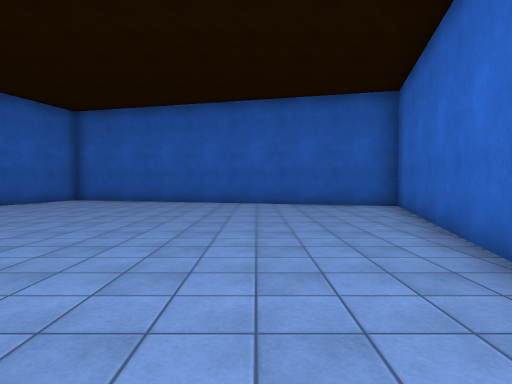
View 1 (above)

12 first-person views from a walk through a scene from a Unity 3-D project. The camera is 1.4 m above the floor, tilts 2° down and sees 75° across. The floor is counted in squares, 2 m on a side. Each view is taken from the middle of a square. On the plan, view 1 faces up. The plan holds only what a view shows up to about 10 squares ahead; the rest is blank. The place goes on beyond the plan. The terrain is drawn as flat ground. Door leaves are left out, so doorways stand open. Surface patterns are stand-ins for the level's own textures.

View 2
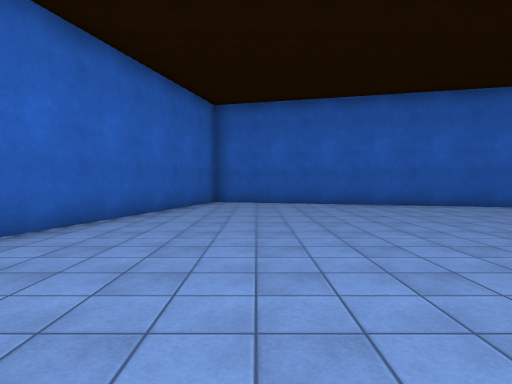

View 3
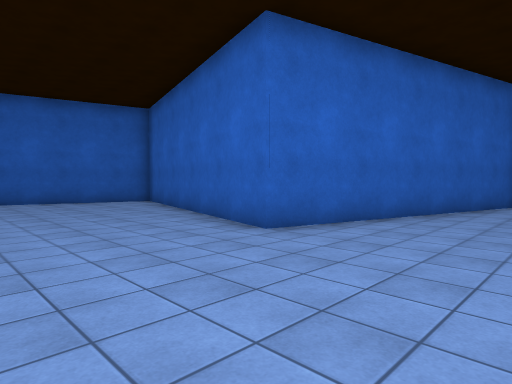

View 4
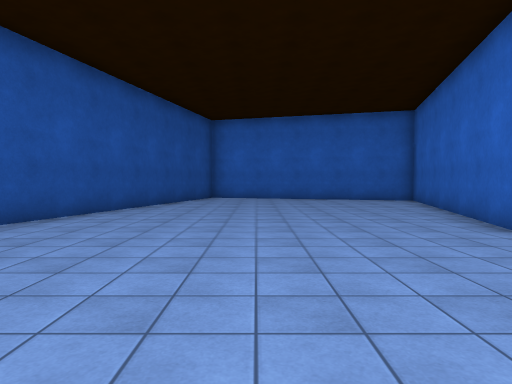

View 5
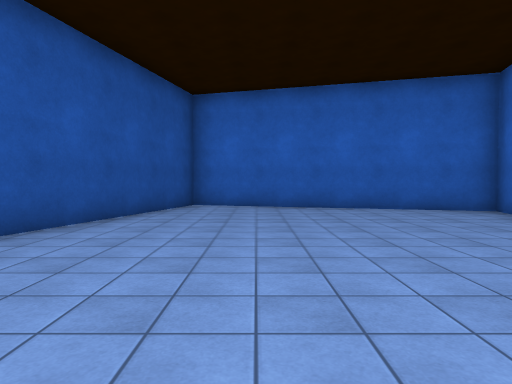

View 6
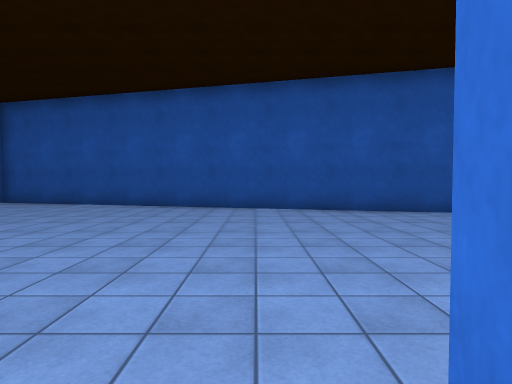

View 7
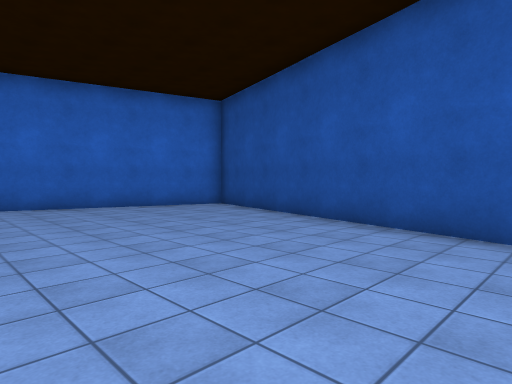

View 8
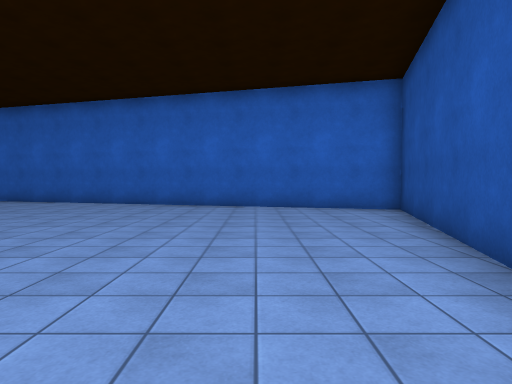

View 9
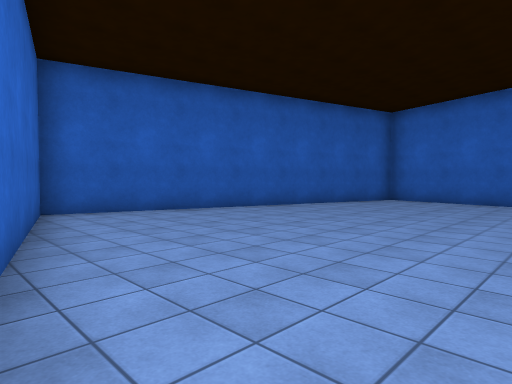

View 10
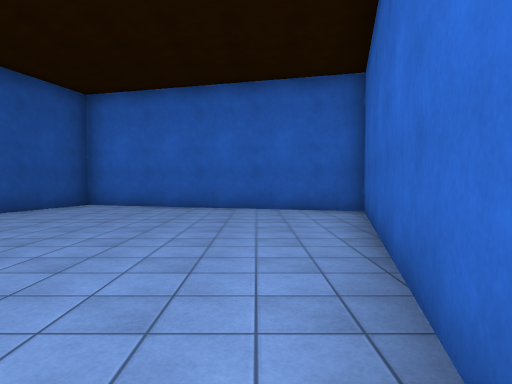

View 11
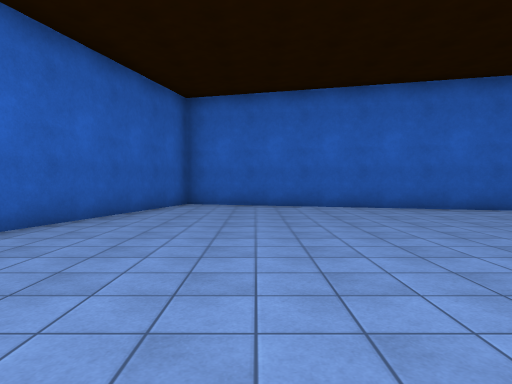

View 12
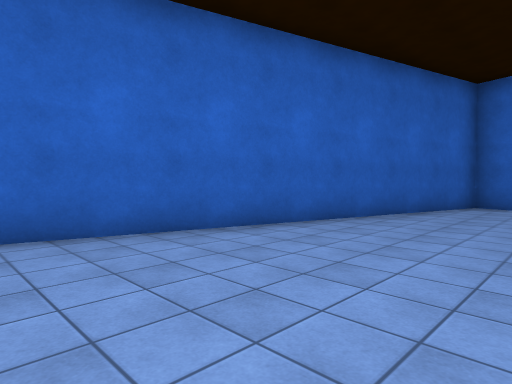

### Floor plan
Points are (right, up) in squares from view 1. A wall is a line through its corners. A room is listed if a view was taken in it or the views show most of it. See-through windows are left out.
Room 1 (views 1, 2, 3, 4, 5, 6, 7, 8, 9, 10, 11, 12)
walls: (-8.3, 4.5) (-15.5, 6.4) (-17.5, -0.8) (0, -5.5) (3.9, 9) (-6.3, 11.8) (-8.3, 4.5)

Positions as (right, up) in squares from view 1, and headings:
1: (0, 0), facing up
2: (-5, 1), facing up
3: (-5, 1), facing up-left
4: (-4, 1), facing left
5: (-8, 1), facing left
6: (-8, 5), facing down
7: (-8, 1), facing down-right
8: (-8, -2), facing right
9: (-8, 4), facing up-right
10: (-8, 4), facing left
11: (-6, 7), facing right
12: (-6, 7), facing up-right
